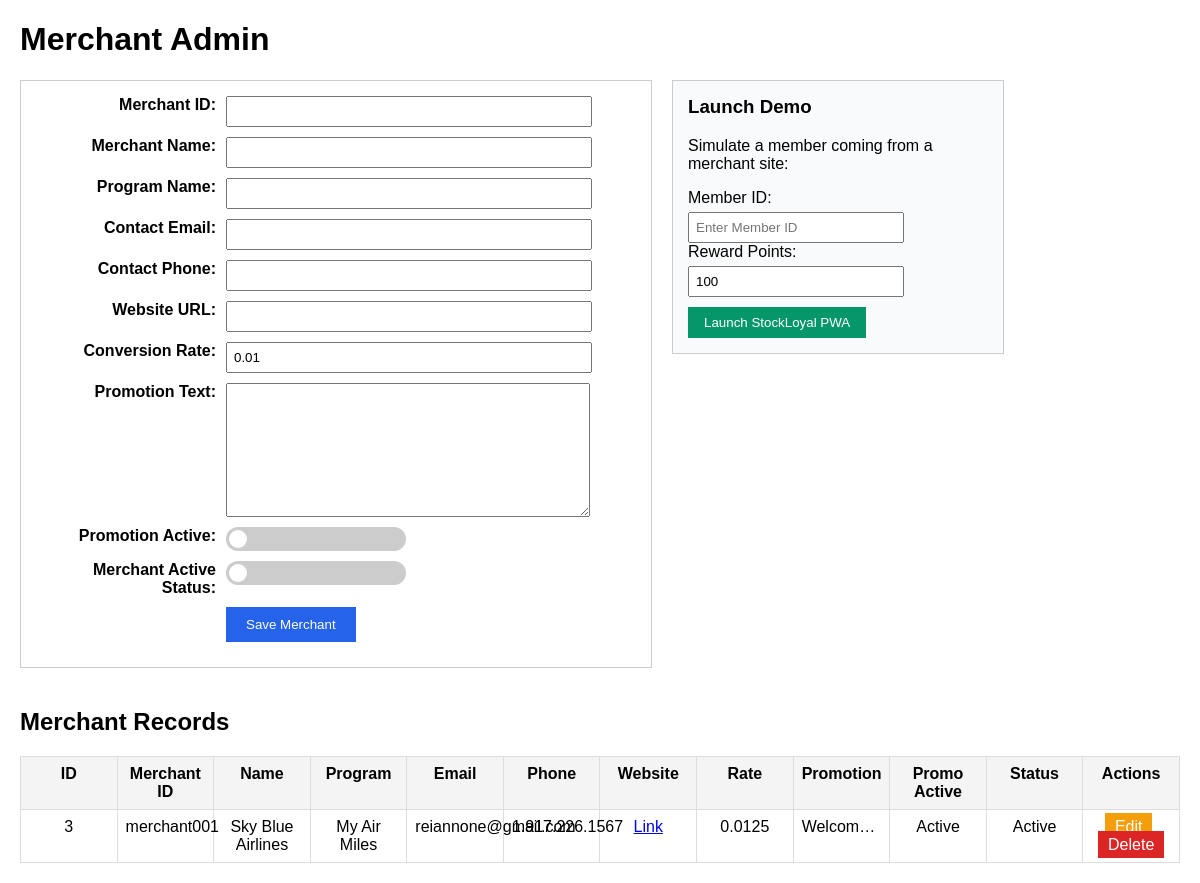
Page /merchants_admin.php on the committed database.
### tables this page shows
CREATE TABLE `merchant` (
  `record_id` int(11) NOT NULL,
  `merchant_id` varchar(30) NOT NULL,
  `merchant_name` varchar(255) NOT NULL,
  `program_name` varchar(255) DEFAULT NULL,
  `contact_email` varchar(255) DEFAULT NULL,
  `contact_phone` varchar(50) DEFAULT NULL,
  `website_url` varchar(255) DEFAULT NULL,
  `conversion_rate` decimal(10,4) DEFAULT 1.0000,
  `active_status` tinyint(1) DEFAULT 1,
  `created_at` timestamp NOT NULL DEFAULT current_timestamp(),
  `updated_at` timestamp NOT NULL DEFAULT current_timestamp() ON UPDATE current_timestamp(),
  `promotion_text` longtext NOT NULL,
  `promotion_active` tinyint(4) NOT NULL
);

### merchants_admin.php (the view, shortened to what this page needs)
<?php
$host = "localhost";
$user = "root";
$pass = "";
$db   = "stockloyal";
$conn = new mysqli($host, $user, $pass, $db);
$result = $conn->query("SELECT * FROM merchant ORDER BY created_at DESC");
$activeMerchant = null;
?>
<!DOCTYPE html>
<html>
<head>
</head>
<body>
  <h1>Merchant Admin</h1>
  <div class="form-wrapper">
    <div class="form-container">
      <form method="post">
        <div class="form-row">
          <label for="merchant_id">Merchant ID:</label>
          <input type="text" name="merchant_id" id="merchant_id" value="<?= htmlspecialchars($activeMerchant['merchant_id'] ?? '') ?>" required>
        </div>
        <div class="form-row">
          <label for="merchant_name">Merchant Name:</label>
          <input type="text" name="merchant_name" id="merchant_name" value="<?= htmlspecialchars($activeMerchant['merchant_name'] ?? '') ?>" required>
        </div>
        <div class="form-row">
          <label for="program_name">Program Name:</label>
          <input type="text" name="program_name" id="program_name" value="<?= htmlspecialchars($activeMerchant['program_name'] ?? '') ?>">
        </div>
        <div class="form-row">
          <label for="contact_email">Contact Email:</label>
          <input type="email" name="contact_email" id="contact_email" value="<?= htmlspecialchars($activeMerchant['contact_email'] ?? '') ?>">
        </div>
        <div class="form-row">
          <label for="contact_phone">Contact Phone:</label>
          <input type="text" name="contact_phone" id="contact_phone" value="<?= htmlspecialchars($activeMerchant['contact_phone'] ?? '') ?>">
        </div>
        <div class="form-row">
          <label for="website_url">Website URL:</label>
          <input type="url" name="website_url" id="website_url" value="<?= htmlspecialchars($activeMerchant['website_url'] ?? '') ?>">
        </div>
        <div class="form-row">
          <label for="conversion_rate">Conversion Rate:</label>
          <input type="number" step="0.0001" name="conversion_rate" id="conversion_rate" value="<?= htmlspecialchars($activeMerchant['conversion_rate'] ?? '0.01') ?>">
        </div>
        <div class="form-row">
          <label for="promotion_text">Promotion Text:</label>
          <textarea name="promotion_text" id="promotion_text"><?= htmlspecialchars($activeMerchant['promotion_text'] ?? '') ?></textarea>
        </div>
        <div class="form-row">
          <label for="promotion_active">Promotion Active:</label>
          <label class="switch">
            <span class="slider"></span>
          </label>
        </div>
        <div class="form-row">
          <label for="active_status">Merchant Active Status:</label>
          <label class="switch">
            <span class="slider"></span>
          </label>
        </div>
        <div class="form-row">
          <input type="submit" value="Save Merchant">
        </div>
      </form>
    </div>
    <div class="demo-box">
      <h3>Launch Demo</h3>
      <p>Simulate a member coming from a merchant site:</p>
      <label for="demo_member_id">Member ID:</label><br>
      <input type="text" id="demo_member_id" placeholder="Enter Member ID"><br>
      <label for="demo_points">Reward Points:</label><br>
      <input type="number" id="demo_points" placeholder="Points Earned" value="100"><br>
      <button onclick="launchDemo()">Launch StockLoyal PWA</button>
    </div>
  </div>
  <h2>Merchant Records</h2>
  <table>
    <tr>
      <th>ID</th>
      <th>Merchant ID</th>
      <th>Name</th>
      <th>Program</th>
      <th>Email</th>
      <th>Phone</th>
      <th>Website</th>
      <th>Rate</th>
      <th>Promotion</th>
      <th>Promo Active</th>
      <th>Status</th>
      <th>Actions</th>
    </tr>
    <?php while($row = $result->fetch_assoc()): ?>
    <tr>
      <td><?= htmlspecialchars($row['record_id']) ?></td>
      <td><?= htmlspecialchars($row['merchant_id']) ?></td>
      <td><?= htmlspecialchars($row['merchant_name']) ?></td>
      <td><?= htmlspecialchars($row['program_name']) ?></td>
      <td><?= htmlspecialchars($row['contact_email']) ?></td>
      <td><?= htmlspecialchars($row['contact_phone']) ?></td>
      <td><a href="<?= htmlspecialchars($row['website_url']) ?>" target="_blank">Link</a></td>
      <td><?= htmlspecialchars($row['conversion_rate']) ?></td>
      <td class="promotion-cell" title="<?= htmlspecialchars(strip_tags($row['promotion_text'])) ?>">
        <?= htmlspecialchars(strip_tags($row['promotion_text'])) ?>
      </td>
      <td><?= $row['promotion_active'] ? "Active" : "Inactive" ?></td>
      <td><?= $row['active_status'] ? "Active" : "Inactive" ?></td>
      <td>
        <a href="admin_merchants.php?merchant_id=<?= urlencode($row['merchant_id']) ?>" class="edit-btn">Edit</a>
        <a href="javascript:void(0)" class="delete-btn" onclick='confirmDelete(<?= $row['record_id'] ?>)'>Delete</a>
      </td>
    </tr>
    <?php endwhile; ?>
  </table>
</body>
</html>

### merchants_admin.php (style rules this page uses)
body { font-family: Arial, sans-serif; margin: 20px; }
table { border-collapse: collapse; width: 100%; margin-top: 20px; table-layout: fixed; }
th, td { border: 1px solid #ddd; padding: 8px; text-align: center; vertical-align: top; }
th { background: #f4f4f4; }
td.promotion-cell { max-width: 250px; white-space: nowrap; overflow: hidden; text-overflow: ellipsis; text-align: left; }
.form-wrapper { display: flex; gap: 20px; align-items: flex-start; }
.form-container { border: 1px solid #ccc; padding: 15px; margin-bottom: 20px; width: 600px; }
.form-row { display: flex; align-items: flex-start; margin-bottom: 10px; }
.form-row label { width: 180px; text-align: right; margin-right: 10px; font-weight: bold; }
.form-row input[type=text], .form-row input[type=email], .form-row input[type=number], .form-row input[type=url], .form-row textarea { width: 350px; padding: 6px; text-align: left; }
textarea { height: 120px; resize: vertical; }
input[type=submit] { background: #2563eb; color: white; padding: 10px 20px; border: none; cursor: pointer; }
.edit-btn { background: #f59e0b; color: white; padding: 5px 10px; text-decoration: none; margin-right: 5px; }
.delete-btn { background: #dc2626; color: white; padding: 5px 10px; text-decoration: none; }
.switch { position: relative; display: inline-block; width: 46px; height: 24px; }
.slider { position: absolute; cursor: pointer; top: 0; left: 0; right: 0; bottom: 0; background-color: #ccc; transition: .4s; border-radius: 24px; }
.slider:before { position: absolute; content: ""; height: 18px; width: 18px; left: 3px; bottom: 3px; background-color: white; transition: .4s; border-radius: 50%; }
.demo-box { border: 1px solid #ccc; padding: 15px; width: 300px; background: #f9fafb; }
.demo-box h3 { margin-top: 0; }
.demo-box input[type=text], .demo-box input[type=number] { width: 200px; padding: 6px; margin-top: 5px; }
.demo-box button { background: #059669; color: white; border: none; padding: 8px 16px; cursor: pointer; margin-top: 10px; }

### rows in the picture
merchant: record_id "3", merchant "merchant001", merchant_name "Sky Blue Airlines", program_name "My Air Miles", contact_email "reiannone@gmail.com", contact_phone "1.917.226.1567", conversion_rate "0.0125", promotion_text "Welcom…", promotion_active "Active", active_status "Active"
